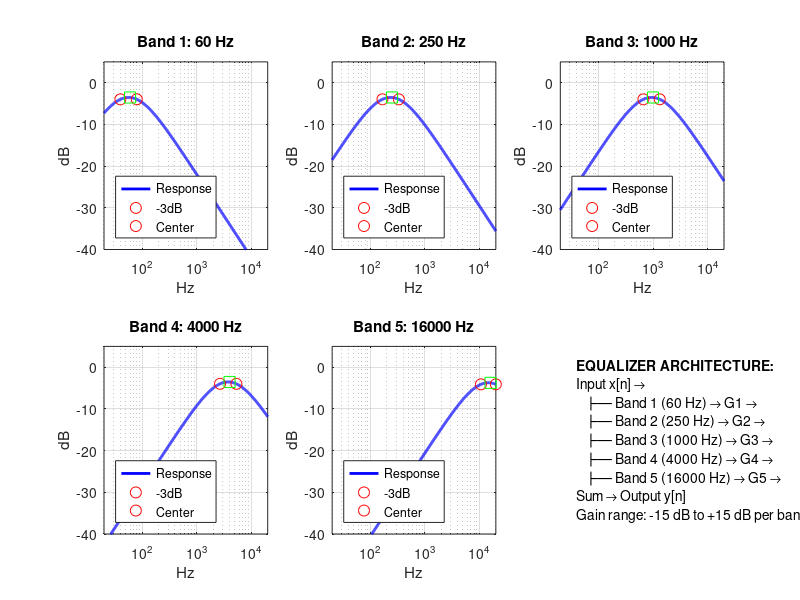

Write the MATLAB code that produced this figure.
clear all; close all; clc

%% Part 1: 5-Band Equalizer Design
fs = 44100; dt = 1/fs;
center_freqs = [60, 250, 1000, 4000, 16000];
Q = 1.5; bandwidths = center_freqs / Q;
R = 1000; 

% Initialize filters struct
filters = struct('center', cell(1,5), 'f_low', cell(1,5), 'f_high', cell(1,5), ...
    'alpha_hp', cell(1,5), 'alpha_lp', cell(1,5), 'C_hp', cell(1,5), 'C_lp', cell(1,5));

fprintf('=== 5-BAND EQUALIZER DESIGN ===\nBand\tCenter\tBW\tRange\n');
for i = 1:5
    f_low = max(20, center_freqs(i) - bandwidths(i)/2);
    f_high = min(20000, center_freqs(i) + bandwidths(i)/2);
    fprintf('Band %d\t%.0f\t%.0f\t%.0f-%.0f\n', i, center_freqs(i), bandwidths(i), f_low, f_high);
    
    % Calculate filter parameters
    C_hp = 1/(2*pi*f_low*R); tau_hp = R*C_hp; alpha_hp = dt/tau_hp;
    C_lp = 1/(2*pi*f_high*R); tau_lp = R*C_lp; alpha_lp = dt/tau_lp;
    
    filters(i).center = center_freqs(i);
    filters(i).f_low = f_low;
    filters(i).f_high = f_high;
    filters(i).alpha_hp = alpha_hp;
    filters(i).alpha_lp = alpha_lp;
    filters(i).C_hp = C_hp;
    filters(i).C_lp = C_lp;
end

%% Part 2: Frequency Response Analysis
f_axis = logspace(log10(20), log10(20000), 1000);
H_bands = zeros(5, length(f_axis));
figure('Position', [100, 100, 1200, 500]);

for i = 1:5
    f_low = filters(i).f_low; f_high = filters(i).f_high;
    tau_hp = R*filters(i).C_hp; tau_lp = R*filters(i).C_lp;
    
    s = 1j*2*pi*f_axis;
    H_hp = s./(s + 1/tau_hp);
    H_lp = (1/tau_lp)./(s + 1/tau_lp);
    H_bands(i,:) = H_hp .* H_lp;
    
    subplot(2,3,i);
    semilogx(f_axis, 20*log10(abs(H_bands(i,:)) + eps), 'b', 'LineWidth', 2); hold on;
    
    % Mark -3dB points and center
    [~, idx_low] = min(abs(f_axis - f_low));
    [~, idx_high] = min(abs(f_axis - f_high));
    [~, idx_center] = min(abs(f_axis - center_freqs(i)));
    
    plot(f_axis(idx_low), 20*log10(abs(H_bands(i,idx_low))), 'ro', 'MarkerSize', 8);
    plot(f_axis(idx_high), 20*log10(abs(H_bands(i,idx_high))), 'ro', 'MarkerSize', 8);
    plot(center_freqs(i), 20*log10(abs(H_bands(i,idx_center))), 'gs', 'MarkerSize', 8);
    
    xlabel('Hz'); ylabel('dB'); title(sprintf('Band %d: %.0f Hz', i, center_freqs(i)));
    grid on; xlim([20,20000]); ylim([-40,5]);
    legend('Response','-3dB','Center','Location','southwest');
end

% Architecture diagram
subplot(2,3,6); axis off;
text(0.1,0.9,'EQUALIZER ARCHITECTURE:','FontWeight','bold');
text(0.1,0.8,'Input x[n] →');
for i = 1:5
    text(0.15,0.8-i*0.1, sprintf('├─ Band %d (%.0f Hz) → G%d →', i, center_freqs(i), i));
end
text(0.1,0.2,'Sum → Output y[n]'); 
text(0.1,0.1,'Gain range: -15 dB to +15 dB per band');

%% Part 3: Equalizer Processing Function
function y = process_eq(x, filters, gains_db, fs)
    % Process input through 5-band equalizer
    % x: input signal
    % filters: filter parameters struct
    % gains_db: 5-element vector of gains in dB
    % fs: sampling rate
    
    dt = 1/fs; 
    y = zeros(size(x));
    
    for b = 1:5
        % Convert dB gain to linear
        g = 10^(gains_db(b)/20);
        
        % Get filter coefficients (adaptive to fs)
        alpha_hp = min(dt / (filters(b).C_hp * 1000), 0.99);
        alpha_lp = min(dt / (filters(b).C_lp * 1000), 0.99);
        
        % High-pass filter
        y_hp = zeros(size(x)); 
        y_hp(1) = x(1);
        for n = 1:length(x)-1
            y_hp(n+1) = (1 - alpha_hp)*y_hp(n) + (x(n+1) - x(n));
        end
        
        % Low-pass filter
        y_band = zeros(size(x)); 
        y_band(1) = y_hp(1);
        for n = 1:length(x)-1
            y_band(n+1) = (1 - alpha_lp)*y_band(n) + alpha_lp*y_hp(n);
        end
        
        % Apply gain and add to output
        y = y + g * y_band;
    end
    
    % Prevent clipping
    if max(abs(y)) > 1
        y = 0.95 * y / max(abs(y));
    end
end
